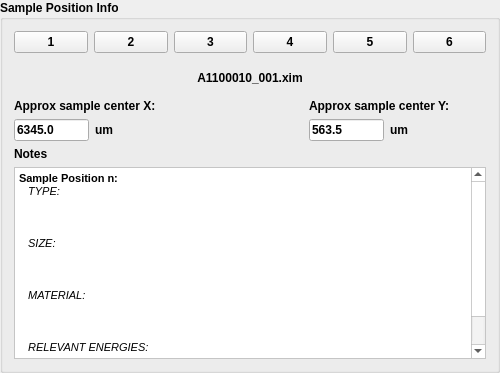
                 <widget class="QGroupBox" name="sampleInfoGrpBox">
                  <property name="enabled">
                   <bool>true</bool>
                  </property>
                  <property name="minimumSize">
                   <size>
                    <width>36</width>
                    <height>0</height>
                   </size>
                  </property>
                  <property name="maximumSize">
                   <size>
                    <width>500</width>
                    <height>16777215</height>
                   </size>
                  </property>
                  <property name="font">
                   <font>
                    <weight>75</weight>
                    <bold>true</bold>
                   </font>
                  </property>
                  <property name="title">
                   <string>Sample Position Info</string>
                  </property>
                  <layout class="QVBoxLayout" name="verticalLayout_26">
                   <item>
                    <layout class="QHBoxLayout" name="horizontalLayout_16">
                     <item>
                      <widget class="QPushButton" name="sesinfo_posBtn_1">
                       <property name="enabled">
                        <bool>true</bool>
                       </property>
                       <property name="text">
                        <string>1</string>
                       </property>
                      </widget>
                     </item>
                     <item>
                      <widget class="QPushButton" name="sesinfo_posBtn_2">
                       <property name="enabled">
                        <bool>true</bool>
                       </property>
                       <property name="text">
                        <string>2</string>
                       </property>
                      </widget>
                     </item>
                     <item>
                      <widget class="QPushButton" name="sesinfo_posBtn_3">
                       <property name="enabled">
                        <bool>true</bool>
                       </property>
                       <property name="text">
                        <string>3</string>
                       </property>
                      </widget>
                     </item>
                     <item>
                      <widget class="QPushButton" name="sesinfo_posBtn_4">
                       <property name="enabled">
                        <bool>true</bool>
                       </property>
                       <property name="text">
                        <string>4</string>
                       </property>
                      </widget>
                     </item>
                     <item>
                      <widget class="QPushButton" name="sesinfo_posBtn_5">
                       <property name="enabled">
                        <bool>true</bool>
                       </property>
                       <property name="text">
                        <string>5</string>
                       </property>
                      </widget>
                     </item>
                     <item>
                      <widget class="QPushButton" name="sesinfo_posBtn_6">
                       <property name="enabled">
                        <bool>true</bool>
                       </property>
                       <property name="text">
                        <string>6</string>
                       </property>
                      </widget>
                     </item>
                    </layout>
                   </item>
                   <item>
                    <layout class="QHBoxLayout" name="horizontalLayout_30">
                     <item>
                      <layout class="QVBoxLayout" name="verticalLayout_29">
                       <item>
                        <spacer name="verticalSpacer_9">
                         <property name="orientation">
                          <enum>Qt::Vertical</enum>
                         </property>
                         <property name="sizeHint" stdset="0">
                          <size>
                           <width>20</width>
                           <height>40</height>
                          </size>
                         </property>
                        </spacer>
                       </item>
                       <item>
                        <widget class="QLabel" name="label_104">
                         <property name="text">
                          <string>Approx sample center X:</string>
                         </property>
                        </widget>
                       </item>
                       <item>
                        <layout class="QHBoxLayout" name="horizontalLayout_31">
                         <item>
                          <widget class="QLineEdit" name="sesinfo_xcenterFld">
                           <property name="enabled">
                            <bool>true</bool>
                           </property>
                           <property name="maximumSize">
                            <size>
                             <width>75</width>
                             <height>16777215</height>
                            </size>
                           </property>
                           <property name="text">
                            <string>6345.0</string>
                           </property>
                          </widget>
                         </item>
                         <item>
                          <widget class="QLabel" name="label_105">
                           <property name="text">
                            <string>um</string>
                           </property>
                          </widget>
                         </item>
                        </layout>
                       </item>
                      </layout>
                     </item>
                     <item>
                      <spacer name="horizontalSpacer_14">
                       <property name="orientation">
                        <enum>Qt::Horizontal</enum>
                       </property>
                       <property name="sizeHint" stdset="0">
                        <size>
                         <width>40</width>
                         <height>20</height>
                        </size>
                       </property>
                      </spacer>
                     </item>
                     <item>
                      <layout class="QVBoxLayout" name="verticalLayout_30">
                       <item>
                        <widget class="QLabel" name="sesinfo_imgFnameLbl">
                         <property name="enabled">
                          <bool>true</bool>
                         </property>
                         <property name="font">
                          <font>
                           <weight>75</weight>
                           <bold>true</bold>
                          </font>
                         </property>
                         <property name="text">
                          <string>A1100010_001.xim</string>
                         </property>
                         <property name="textFormat">
                          <enum>Qt::PlainText</enum>
                         </property>
                         <property name="alignment">
                          <set>Qt::AlignCenter</set>
                         </property>
                        </widget>
                       </item>
                       <item>
                        <widget class="QLabel" name="sesinfo_imgLbl">
                         <property name="enabled">
                          <bool>true</bool>
                         </property>
                         <property name="text">
                          <string/>
                         </property>
                         <property name="pixmap">
                          <pixmap>../../../../../../../Users/bergr/.designer/data/a101207/A101207006.json.bmp</pixmap>
                         </property>
                        </widget>
                       </item>
                      </layout>
                     </item>
                     <item>
                      <layout class="QVBoxLayout" name="verticalLayout_31">
                       <item>
                        <spacer name="verticalSpacer_10">
                         <property name="orientation">
                          <enum>Qt::Vertical</enum>
                         </property>
                         <property name="sizeHint" stdset="0">
                          <size>
                           <width>20</width>
                           <height>40</height>
                          </size>
                         </property>
                        </spacer>
                       </item>
                       <item>
                        <widget class="QLabel" name="label_106">
                         <property name="text">
                          <string>Approx sample center Y:</string>
                         </property>
                        </widget>
                       </item>
                       <item>
                        <layout class="QHBoxLayout" name="horizontalLayout_32">
                         <item>
                          <widget class="QLineEdit" name="sesinfo_ycenterFld">
                           <property name="enabled">
                            <bool>true</bool>
                           </property>
                           <property name="maximumSize">
                            <size>
                             <width>75</width>
                             <height>16777215</height>
                            </size>
                           </property>
                           <property name="text">
                            <string>563.5</string>
                           </property>
                          </widget>
                         </item>
                         <item>
                          <widget class="QLabel" name="label_107">
                           <property name="text">
                            <string>um</string>
                           </property>
                          </widget>
                         </item>
                        </layout>
                       </item>
                      </layout>
                     </item>
                     <item>
                      <spacer name="horizontalSpacer_15">
                       <property name="orientation">
                        <enum>Qt::Horizontal</enum>
                       </property>
                       <property name="sizeHint" stdset="0">
                        <size>
                         <width>40</width>
                         <height>20</height>
                        </size>
                       </property>
                      </spacer>
                     </item>
                    </layout>
                   </item>
                   <item>
                    <layout class="QVBoxLayout" name="verticalLayout_32">
                     <item>
                      <widget class="QLabel" name="label_108">
                       <property name="font">
                        <font>
                         <weight>75</weight>
                         <bold>true</bold>
                        </font>
                       </property>
                       <property name="text">
                        <string>Notes</string>
                       </property>
                      </widget>
                     </item>
                     <item>
                      <widget class="QTextEdit" name="sesinfo_notesEdtFld">
                       <property name="enabled">
                        <bool>true</bool>
                       </property>
                       <property name="minimumSize">
                        <size>
                         <width>0</width>
                         <height>100</height>
                        </size>
                       </property>
                       <property name="palette">
                        <palette>
                         <active>
                          <colorrole role="Button">
                           <brush brushstyle="SolidPattern">
                            <color alpha="255">
                             <red>255</red>
                             <green>255</green>
                             <blue>255</blue>
                            </color>
                           </brush>
                          </colorrole>
                          <colorrole role="Base">
                           <brush brushstyle="SolidPattern">
                            <color alpha="255">
                             <red>255</red>
                             <green>255</green>
                             <blue>255</blue>
                            </color>
                           </brush>
                          </colorrole>
                          <colorrole role="Window">
                           <brush brushstyle="SolidPattern">
                            <color alpha="255">
                             <red>255</red>
                             <green>255</green>
                             <blue>255</blue>
                            </color>
                           </brush>
                          </colorrole>
                         </active>
                         <inactive>
                          <colorrole role="Button">
                           <brush brushstyle="SolidPattern">
                            <color alpha="255">
                             <red>255</red>
                             <green>255</green>
                             <blue>255</blue>
                            </color>
                           </brush>
                          </colorrole>
                          <colorrole role="Base">
                           <brush brushstyle="SolidPattern">
                            <color alpha="255">
                             <red>255</red>
                             <green>255</green>
                             <blue>255</blue>
                            </color>
                           </brush>
                          </colorrole>
                          <colorrole role="Window">
                           <brush brushstyle="SolidPattern">
                            <color alpha="255">
                             <red>255</red>
                             <green>255</green>
                             <blue>255</blue>
                            </color>
                           </brush>
                          </colorrole>
                         </inactive>
                         <disabled>
                          <colorrole role="Button">
                           <brush brushstyle="SolidPattern">
                            <color alpha="255">
                             <red>255</red>
                             <green>255</green>
                             <blue>255</blue>
                            </color>
                           </brush>
                          </colorrole>
                          <colorrole role="Base">
                           <brush brushstyle="SolidPattern">
                            <color alpha="255">
                             <red>255</red>
                             <green>255</green>
                             <blue>255</blue>
                            </color>
                           </brush>
                          </colorrole>
                          <colorrole role="Window">
                           <brush brushstyle="SolidPattern">
                            <color alpha="255">
                             <red>255</red>
                             <green>255</green>
                             <blue>255</blue>
                            </color>
                           </brush>
                          </colorrole>
                         </disabled>
                        </palette>
                       </property>
                       <property name="verticalScrollBarPolicy">
                        <enum>Qt::ScrollBarAlwaysOn</enum>
                       </property>
                       <property name="html">
                        <string>&lt;!DOCTYPE HTML PUBLIC &quot;-//W3C//DTD HTML 4.0//EN&quot; &quot;http://www.w3.org/TR/REC-html40/strict.dtd&quot;&gt;
&lt;html&gt;&lt;head&gt;&lt;meta name=&quot;qrichtext&quot; content=&quot;1&quot; /&gt;&lt;style type=&quot;text/css&quot;&gt;
p, li { white-space: pre-wrap; }
&lt;/style&gt;&lt;/head&gt;&lt;body style=&quot; font-family:'MS Shell Dlg 2'; font-size:8.25pt; font-weight:600; font-style:normal;&quot;&gt;
&lt;p style=&quot; margin-top:0px; margin-bottom:0px; margin-left:0px; margin-right:0px; -qt-block-indent:0; text-indent:0px;&quot;&gt;&lt;span style=&quot; font-size:8pt;&quot;&gt;Sample Position n:&lt;/span&gt;&lt;/p&gt;
&lt;p style=&quot; margin-top:0px; margin-bottom:0px; margin-left:0px; margin-right:0px; -qt-block-indent:0; text-indent:0px;&quot;&gt;&lt;span style=&quot; font-size:8pt; font-weight:400;&quot;&gt;   &lt;/span&gt;&lt;span style=&quot; font-size:8pt; font-weight:400; font-style:italic;&quot;&gt;TYPE:&lt;/span&gt;&lt;/p&gt;
&lt;p style=&quot;-qt-paragraph-type:empty; margin-top:0px; margin-bottom:0px; margin-left:0px; margin-right:0px; -qt-block-indent:0; text-indent:0px; font-size:8pt; font-weight:400; font-style:italic;&quot;&gt;&lt;/p&gt;
&lt;p style=&quot; margin-top:0px; margin-bottom:0px; margin-left:0px; margin-right:0px; -qt-block-indent:0; text-indent:0px;&quot;&gt;&lt;span style=&quot; font-size:8pt; font-weight:400; font-style:italic;&quot;&gt;&lt;br /&gt;&lt;/span&gt;&lt;/p&gt;
&lt;p style=&quot; margin-top:0px; margin-bottom:0px; margin-left:0px; margin-right:0px; -qt-block-indent:0; text-indent:0px;&quot;&gt;&lt;span style=&quot; font-size:8pt; font-weight:400; font-style:italic;&quot;&gt;   SIZE:&lt;/span&gt;&lt;/p&gt;
&lt;p style=&quot;-qt-paragraph-type:empty; margin-top:0px; margin-bottom:0px; margin-left:0px; margin-right:0px; -qt-block-indent:0; text-indent:0px; font-size:8pt; font-weight:400; font-style:italic;&quot;&gt;&lt;/p&gt;
&lt;p style=&quot; margin-top:0px; margin-bottom:0px; margin-left:0px; margin-right:0px; -qt-block-indent:0; text-indent:0px;&quot;&gt;&lt;span style=&quot; font-size:8pt; font-weight:400; font-style:italic;&quot;&gt;&lt;br /&gt;&lt;/span&gt;&lt;/p&gt;
&lt;p style=&quot; margin-top:0px; margin-bottom:0px; margin-left:0px; margin-right:0px; -qt-block-indent:0; text-indent:0px;&quot;&gt;&lt;span style=&quot; font-size:8pt; font-weight:400; font-style:italic;&quot;&gt;   MATERIAL:&lt;/span&gt;&lt;/p&gt;
&lt;p style=&quot;-qt-paragraph-type:empty; margin-top:0px; margin-bottom:0px; margin-left:0px; margin-right:0px; -qt-block-indent:0; text-indent:0px; font-size:8pt; font-weight:400; font-style:italic;&quot;&gt;&lt;/p&gt;
&lt;p style=&quot; margin-top:0px; margin-bottom:0px; margin-left:0px; margin-right:0px; -qt-block-indent:0; text-indent:0px;&quot;&gt;&lt;span style=&quot; font-size:8pt; font-weight:400; font-style:italic;&quot;&gt;&lt;br /&gt;&lt;/span&gt;&lt;/p&gt;
&lt;p style=&quot; margin-top:0px; margin-bottom:0px; margin-left:0px; margin-right:0px; -qt-block-indent:0; text-indent:0px;&quot;&gt;&lt;span style=&quot; font-size:8pt; font-weight:400; font-style:italic;&quot;&gt;   RELEVANT ENERGIES:&lt;/span&gt;&lt;/p&gt;
&lt;p style=&quot;-qt-paragraph-type:empty; margin-top:0px; margin-bottom:0px; margin-left:0px; margin-right:0px; -qt-block-indent:0; text-indent:0px; font-size:8pt; font-weight:400;&quot;&gt;&lt;/p&gt;
&lt;p style=&quot; margin-top:0px; margin-bottom:0px; margin-left:0px; margin-right:0px; -qt-block-indent:0; text-indent:0px;&quot;&gt;&lt;span style=&quot; font-size:8pt; font-weight:400;&quot;&gt;&lt;br /&gt;&lt;/span&gt;&lt;/p&gt;&lt;/body&gt;&lt;/html&gt;</string>
                       </property>
                      </widget>
                     </item>
                    </layout>
                   </item>
                  </layout>
                 </widget>
